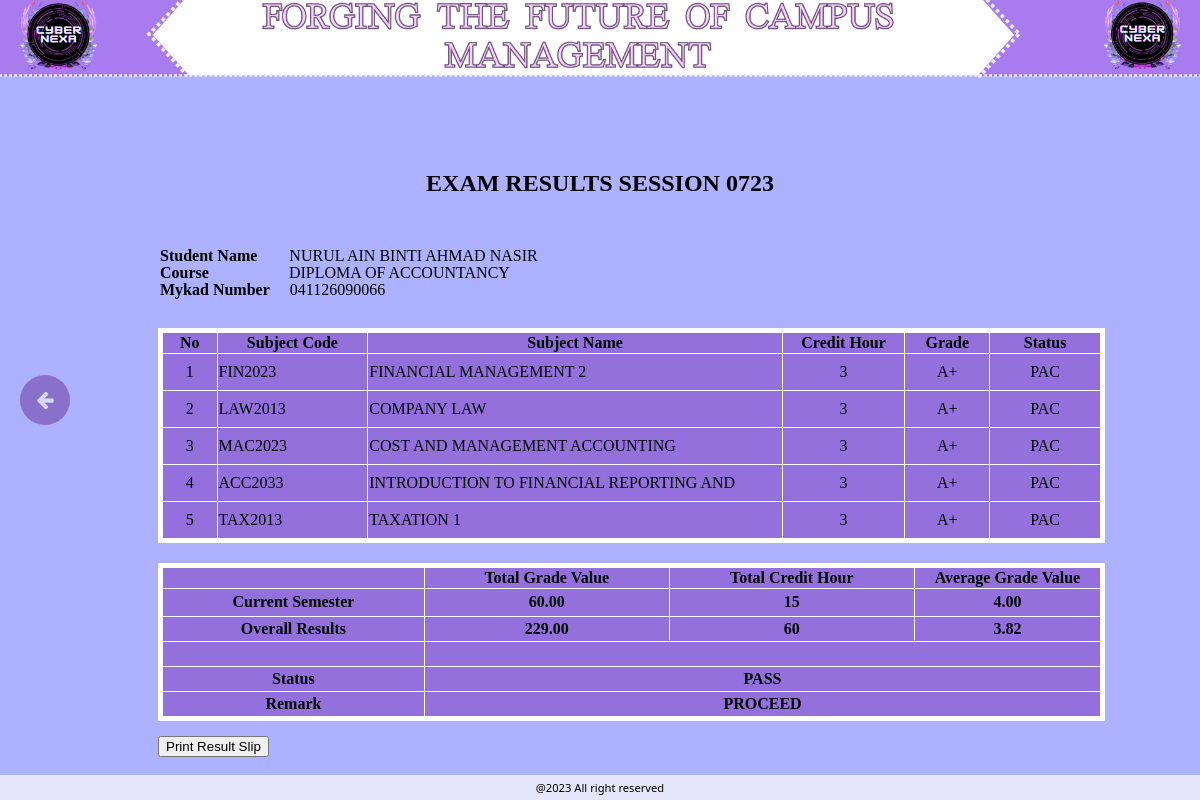
The app's page /result_slip.php (signed in) with its own data.
### tables this page shows
CREATE TABLE `users` (
  `username` varchar(40) NOT NULL,
  `password` varchar(12) NOT NULL,
  `studName` varchar(40) NOT NULL,
  `nickname` varchar(40) NOT NULL,
  `courseCode` varchar(40) NOT NULL,
  `courseName` varchar(40) NOT NULL,
  `profile` longblob NOT NULL,
  `session` varchar(40) NOT NULL,
  `gender` varchar(15) NOT NULL,
  `semester` varchar(10) NOT NULL,
  `years` varchar(40) NOT NULL,
  `sem` int(10) NOT NULL,
  `admission` varchar(40) NOT NULL,
  `title` varchar(40) NOT NULL
);

### result_slip.php (the view, shortened to what this page needs)
<?php
require 'db_connection.php';
if (isset($_SESSION['username'])) {
    $username = $_SESSION['username'];
    $query = "SELECT studName, password, username, courseName, gender, semester FROM users WHERE username = '$username'";
    $result = mysqli_query($conn, $query);
    if ($result && mysqli_num_rows($result) > 0) {
        $row = mysqli_fetch_assoc($result);
        $studName = $row['studName'];
        $icNumber = $row['password'];
        $courseName = $row['courseName'];
    }
} else {
    header("Location: login.php");
    exit;
}
$subjectsQuery = "
    SELECT
        ROW_NUMBER() OVER () AS row_num,
        s.subjectCode,
        s.subjectName,
        s.creditHour,
        r.grade,
        r.status
    FROM subjects s
    JOIN register r ON s.subjectCode = r.subjectCode
    WHERE r.studName = '$studName'
";
$subjectsResult = mysqli_query($conn, $subjectsQuery);
$subjects = [];
if ($subjectsResult) {
    while ($subjectRow = mysqli_fetch_assoc($subjectsResult)) {
        $subjects[] = $subjectRow;
    }
}
?>
<!doctype html>
<html>
<head>
	<link rel="stylesheet" href="https://cdnjs.cloudflare.com/ajax/libs/font-awesome/4.7.0/css/font-awesome.min.css">
</head>
<body style="background-image: url('background.png');">
	<h2 align="center">EXAM RESULTS SESSION 0723</h2>
    <div class="info">
      <p><strong>Student Name&nbsp;&nbsp;&nbsp;&nbsp;&nbsp;&nbsp;&nbsp;&nbsp;</strong><?php echo $studName; ?></p>
      <p><strong>Course &nbsp;&nbsp;&nbsp;&nbsp;&nbsp;&nbsp;&nbsp;&nbsp;&nbsp;&nbsp;&nbsp;&nbsp;&nbsp;&nbsp;&nbsp;&nbsp;&nbsp;&nbsp;&nbsp;</strong><?php echo $courseName?></p>
      <p><strong>Mykad Number&nbsp;&nbsp;&nbsp;&nbsp;&nbsp;</strong><?php echo $icNumber; ?></p>
    </div>
	<table width="82%" border="1" style="width: 80%; margin-top: 20px; margin-bottom: 15px; align-content: center;">
	<thead>
        <tr>
            <th width="6%">No</th>
            <th width="16%">Subject Code</th>
            <th width="44%">Subject Name</th>
            <th width="13%">Credit Hour</th>
            <th width="9%">Grade</th>
            <th width="12%">Status</th>
        </tr>
    </thead>
    <tbody>
        <?php foreach ($subjects as $subject) { ?>
			<tr>
				<td height="34" style="text-align: center;"><?php echo $subject['row_num']; ?></td>
				<td><?php echo $subject['subjectCode']; ?></td>
				<td><?php echo $subject['subjectName']; ?></td>
				<td style="text-align: center;"><?php echo $subject['creditHour']; ?></td>
				<td style="text-align: center;"><?php echo $subject['grade']; ?></td>
				<td style="text-align: center;"><?php echo $subject['status']; ?></td>
			</tr>
	  <?php } ?>
    </tbody>
	</table>
	<table width="82%" border="1" style="width: 80%; margin-top: 20px; margin-bottom: 15px; align-content: center;">
	<thead>
        <tr>
            <th width="28%"></th>
            <th width="26%">Total Grade Value</th>
            <th width="26%">Total Credit Hour</th>
            <th width="20%">Average Grade Value</th>
        </tr>
    </thead>
	<tbody>
            <?php
			$totalGradeValue1 = 0;
			$totalCreditHour1 = 0;
			$gradeMapping = [
				'A+' => 4.00,
				'A'  => 4.00,
				'A-' => 3.67,
				'B+' => 3.33,
				'B'  => 3.00,
				'B-' => 2.67,
				'C+' => 2.33,
				'C'  => 2.00,
				'C-' => 1.67,
				'D'  => 1.00,
				'F'  => 0.00,
			];
			foreach ($subjects as $subject) {
				$grade = trim($subject['grade']);
				$gradeValue = isset($gradeMapping[$grade]) ? $gradeMapping[$grade] : 0.00;
				$subjectTotal = $gradeValue * $subject['creditHour'];
				$totalGradeValue1 += $subjectTotal;
				$totalCreditHour1 += $subject['creditHour'];
			}
			$averageGradeValue1 = min($totalGradeValue1 / $totalCreditHour1, 4.00);
			$totalGradeValue2 = $totalGradeValue1 + 169.00;
			$totalCreditHour2 = $totalCreditHour1 + 45;
			$averageGradeValue2 = min($totalGradeValue2 / $totalCreditHour2, 4.00);
			?>
			<tr>
				<td height="25" style="text-align: center;"><strong>Current Semester</strong></td>
				<td height="25" style="text-align: center;"><strong><?php echo number_format($totalGradeValue1, 2); ?></strong></td>
				<td height="25" style="text-align: center;"><strong><?php echo $totalCreditHour1; ?></strong></td>
				<td style="text-align: center;"><strong><?php echo number_format($averageGradeValue1, 2); ?></strong></td>
			</tr>
	  <tr>
		<td height="22" style="text-align: center;"><strong>Overall Results</strong></td>
				<td height="22" style="text-align: center;"><strong><?php echo number_format($totalGradeValue2, 2); ?></strong></td>
				<td height="22" style="text-align: center;"><strong><?php echo $totalCreditHour2; ?></strong></td>
				<td style="text-align: center;"><strong><?php echo number_format($averageGradeValue2, 2); ?></strong></td>
	  </tr>
            <tr>
              <td height="22" style="text-align: center;">&nbsp;</td>
              <td height="22" colspan="3" style="text-align: center;">&nbsp;</td>
            </tr>
            <tr>
              <td height="22" style="text-align: center;"><strong>Status</strong></td>
              <td height="22" colspan="3" style="text-align: center;"><strong>PASS</strong></td>
            </tr>
            <tr>
              <td height="22" style="text-align: center;"><strong>Remark</strong></td>
              <td height="22" colspan="3" style="text-align: center;"><strong>PROCEED</strong></td>
            </tr>
    </tbody>
	</table>
	<div class="circle-button" onclick="window.location.href = 'academic.php'">
	<i class="fa fa-arrow-left"></i>
	</div>
	<button onclick="window.print()">Print Result Slip</button>
	<div class="footer">
		<p>@2023 All right reserved</p>
	</div>
</body>
</html>

### result_slip.php (style rules this page uses)
body { align-content: center; background-repeat: no-repeat; background-size: 100%; background-color:#ADB1FF; color: black; margin-top: 150px; }
table { margin-left: 150px; margin-bottom: 60px; color: black; background-color: mediumpurple; border: 5px solid #FFFFFF; border-collapse: collapse; }
h2 { margin-bottom: 40px; }
.info { margin-left: 150px; margin-bottom: 20px; padding: 2px; line-height: 1px; }
button { margin-left: 150px; opacity: 1.0; }
.footer { position: fixed; left: 0; bottom: 0; width: 100%; background-color: lavender; color: black; text-align: center; font-family: Segoe UI; font-size: 70%; line-height: 3px; }
.circle-button { position: absolute; left: 20px; top: 50%; transform: translateY(-50%); width: 50px; height: 50px; background-color: rebeccapurple; color: white; border-radius: 50%; display: flex; justify-content: center; align-items: center; cursor: pointer; opacity: 0.5; }
.circle-button i { font-size: 20px; }

### records on screen
users: studName "NURUL AIN BINTI AHMAD NASIR", courseName "DIPLOMA OF ACCOUNTANCY", password "041126090066"

### other values on screen
$subject['row_num'] "1"
$subject['subjectCode'] "FIN2023"
$subject['subjectName'] "FINANCIAL MANAGEMENT 2"
$subject['creditHour'] "3"
$subject['grade'] "A+"
$subject['status'] "PAC"
$subject['row_num'] "2"
$subject['subjectCode'] "LAW2013"
$subject['subjectName'] "COMPANY LAW"
$subject['row_num'] "3"
$subject['subjectCode'] "MAC2023"
$subject['subjectName'] "COST AND MANAGEMENT ACCOUNTING"
$subject['row_num'] "4"
$subject['subjectCode'] "ACC2033"
$subject['subjectName'] "INTRODUCTION TO FINANCIAL REPORTING AND"
